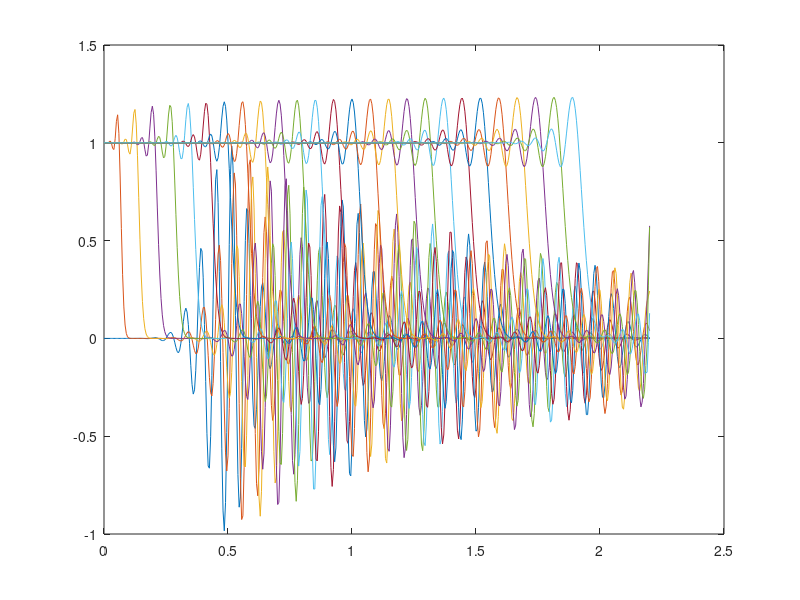

Write the MATLAB code that produced this figure.
clear

    % scheme = 'FTBS'
      scheme = 'Lax-Wendrof'
     %scheme = 'Wendrof'
%% Problem 1
% r = .5;
% h = 1/160;
% k = r*h;
% x = 0:h:2.2;
% t = 0:k:2;
% %%Boundary
% g = 1;
% f = 0 ;
%% Problem 2 
k = 1/400;
h = 1/200;
r = k/h;
x = 0:h:2.2;
t = 0:k:2;
%Boundary
g = 1;
f = exp(-64*(x-.5).^2).*sin(32*pi*x); 
%% Exact 
[X,T]=meshgrid(x,t);
exact = X<T;
exact = exact';
%% System and BC setup
nx = length(x);
nt = length(t);
u = zeros(nx,nt);
u(1,1:end)=g;
u(:,1) = f';
%% FTBS

switch scheme
    case 'FTBS'
        e = ones(nx-1,1);
        A = spdiags([r*e (1-r)*e 0*e], -1:1, nx-1, nx-1);
        A(end,end-1) = 2;
        A(end,end-2) = -1;
        bound = zeros(nx-1,1);
        
        for i=1:nt-1
           bound(1) = r*u(1,i);
           u(2:end,i+1) = A*u(2:end,i) + bound;
        end
        
    case 'Lax-Wendrof'
        
        e = ones(nx-2,1);
        A = spdiags([(r/2+r^2/2)*e (1-r^2)*e (-r/2 + r^2/2)*e], -1:1, nx-2, nx-2);
        bound = zeros(nx-2,1);       
        for i=1:nt-1 
            u(end,i) = 2*u(end-1,i) - u(end-2,i);
            bound(1) = (r/2+r^2/2)*u(1,i);
            u(2:end-1,i+1) = A*u(2:end-1,i) + bound;
        end
        
    case 'Wendrof'
        AW = (1-r)/(1+r);
        e = ones(nx-2,1);
        A = spdiags([e AW*e 0*e], -1:1, nx-2, nx-2);
        M = spdiags([AW*e e 0*e], -1:1, nx-2, nx-2);
        bound = zeros(nx-2,1);
        
        for i=1:nt-1
           bound(1) = u(1,i) - AW*u(1,i+1);
           u(2:end-1,i+1) = M\(A*u(2:end-1,i) + bound);
           u(end,i+1) = 2*u(end-1,i+1) -u(end-1,i+1);
        end
        
end

for i=1:30:nt
plot(x,u(:,i))
hold on
pause(0.1)
end

        